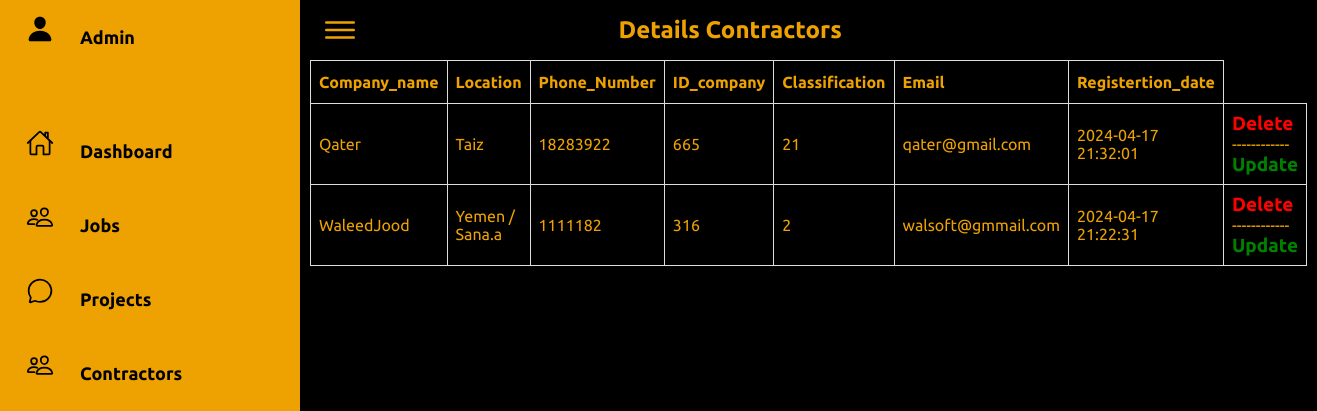
The app's page /contractors2.php with its own data.
### tables this page shows
CREATE TABLE IF NOT EXISTS `contractors` (
  `Icon` varchar(30) NOT NULL,
  `Company_name` varchar(40) NOT NULL,
  `Location` varchar(25) NOT NULL,
  `Phone_Number` int NOT NULL,
  `ID_company` smallint UNSIGNED NOT NULL AUTO_INCREMENT,
  `Classification` smallint NOT NULL,
  `Email` varchar(20) NOT NULL,
  `File` varchar(30) NOT NULL,
  `Registertion_date` datetime DEFAULT NULL,
  PRIMARY KEY (`ID_company`)
);

### contractors2.php (the view, shortened to what this page needs)
<!DOCTYPE html>
<html lang="en">
<head>
    <link rel="stylesheet" href="css/style4.css">
</head>
<body>
    <div class="container">
        <div class="navigation">
            <ul>
                <li>
                    <a href="#">
                        <span class="icon">
                            <ion-icon name="person"></ion-icon>
                        </span>
                        <span class="title">Admin</span>
                    </a>
                </li>
                <li>
                <a href="dashboard.php">
                        <span class="icon">
                            <ion-icon name="home-outline"></ion-icon>
                        </span>
                        <span class="title">Dashboard</span>
                    </a>
                </li>
                <li>
                <a href="jobs2.php">
                    <span class="icon">
                        <ion-icon name="people-outline"></ion-icon>
                    </span>
                    <span class="title">Jobs</span>
                </a>
            </li>
            <li>
                <a href="projects2.php">
                    <span class="icon">
                        <ion-icon name="chatbubble-outline"></ion-icon>
                    </span>
                    <span class="title">Projects</span>
                </a>
            </li>
            <li>
                <a href=#>
                    <span class="icon">
                        <ion-icon name="people-outline"></ion-icon>
                    </span>
                    <span class="title">Contractors</span>
                </a>
            </li>
            </ul>
        </div>
        <div class="main">
            <div class="topbar">
                <div class="toggle">
                    <ion-icon name="menu-outline"></ion-icon>
                </div>
                <div class="search">
                    <h2>Details Contractors</h2>
                </div>
                <div class="user">
                </div>
            </div>
<div class="search">
<div class="tables">
    <div class="tables td">
    <div class="tables th">
    <div class="tables tr">
<?php
    $con = mysqli_connect('localhost', 'root', '', 'contracting') or die('Can\'t connect to mysql server');
    $query = 'SELECT * FROM contractors';
    $result = mysqli_query($con, $query) or die('There is an error in the query');
    if (mysqli_num_rows($result) > 0) {
      echo '<table id="contractors">';
      echo '
      <th>Company_name</th>
      <th>Location</th>
      <th>Phone_Number</th>
      <th>ID_company</th>
      <th>Classification</th>
      <th>Email</th>
      <th>Registertion_date</th>
     </tr>';
      while($row = mysqli_fetch_assoc($result)) {
        echo '<tr>';
        echo '<td>'.$row['Company_name'].'</td>';
        echo '<td>'.$row['Location'].'</td>';
        echo '<td>'.$row['Phone_Number'].'</td>';
        echo '<td>'.$row['ID_company'].'</td>';
        echo '<td>'.$row['Classification'].'</td>';
        echo '<td>'.$row['Email'].'</td>';
        echo '<td>'.$row['Registertion_date'].'</td>';
        echo '<td><a href="?action=delete&Icon='.$row['Icon'].'" id="del">Delete</a> ------------
                  <a href="update_contractors.php?Icon='.$row['Icon'].'" id="up">Update</a></td>';
        echo '</tr>';
      }
      echo '</table>';
    } else {
      echo 'There is no information to display';
    }
  ?>
  </div>
  </div>
  </div>
  </div>
  </div>
  </body>
</html>

### css/style4.css (style rules this page uses)
* { font-family: "Ubuntu", sans-serif; margin: 0; padding: 0; box-sizing: border-box; }
:root { --yellow: #eda201; --white: #ffffff; --gray: #949292; --black1: #4e4d4d; --black2: #454343; --black3: #000000; }
body { min-height: 100vh; overflow-x: hidden; }
.container { position: relative; width: 100%; }
.navigation { position: fixed; width: 300px; height: 100%; background: var(--yellow); border-left: 10px solid var(--yellow); transition: 0.5s; overflow: hidden; }
.navigation ul { position: absolute; top: 0; left: 0; width: 100%; }
.navigation ul li { position: relative; width: 100%; list-style: none; border-top-left-radius: 30px; border-bottom-left-radius: 30px; }
.navigation ul li:nth-child(1) { margin-bottom: 40px; pointer-events: none; }
.navigation ul li a { position: relative; display: block; width: 100%; display: flex; text-decoration: none; color: var(--black3); }
.navigation ul li a .icon { position: relative; display: block; min-width: 60px; height: 60px; line-height: 75px; text-align: center; }
.navigation ul li a .icon ion-icon { font-size: 1.75rem; }
.navigation ul li a .title { position: relative; display: block; padding: 0 10px; height: 60px; line-height: 60px; text-align: start; white-space: nowrap; font-weight: bold; font-size: 18px; margin-bottom: 7px; margin-top: 7px; }
.main { position: absolute; width: calc(100% - 300px); left: 300px; min-height: 100vh; background: var(--black3); transition: 0.5s; }
.topbar { width: 100%; height: 60px; display: flex; justify-content: space-between; align-items: center; padding: 0 10px; }
.toggle { position: relative; width: 60px; height: 60px; display: flex; justify-content: center; align-items: center; font-size: 2.5rem; cursor: pointer; color: #eda201; }
.search { position: relative; width: 400px; margin: 0 10px; color: #eda201; }
.user { position: relative; width: 40px; height: 40px; border-radius: 50%; overflow: hidden; cursor: pointer; }
#del { color: red; font-weight: bold; text-decoration: none; text-transform: capitalize; text-align: center; font-size: 19px; }
#up { color:green; font-weight: bold; text-decoration: none; text-transform: capitalize; text-align: center; font-size: 19px; }

### contractors2.php (style rules this page uses)
#contractors { border-collapse: collapse; width: 100%; }
#contractors td, #contractors th { border: 1px solid #ddd; padding: 8px; }
#contractors tr:nth-child(even) { background-color :#000000; }
#contractors th { padding-top: 12px; padding-bottom: 12px; text-align: left; background-color:#000000; color:#eda201; }

### records on screen
contractors: Company_name "Qater", Location "Taiz", Phone_Number "18283922", ID_company "665", Classification "21", Email "qater@gmail.com", Registertion_date "2024-04-17 21:32:01"
contractors: Company_name "WaleedJood", Location "Yemen / Sana.a", Phone_Number "1111182", ID_company "316", Classification "2", Email "walsoft@gmmail.com", Registertion_date "2024-04-17 21:22:31"
